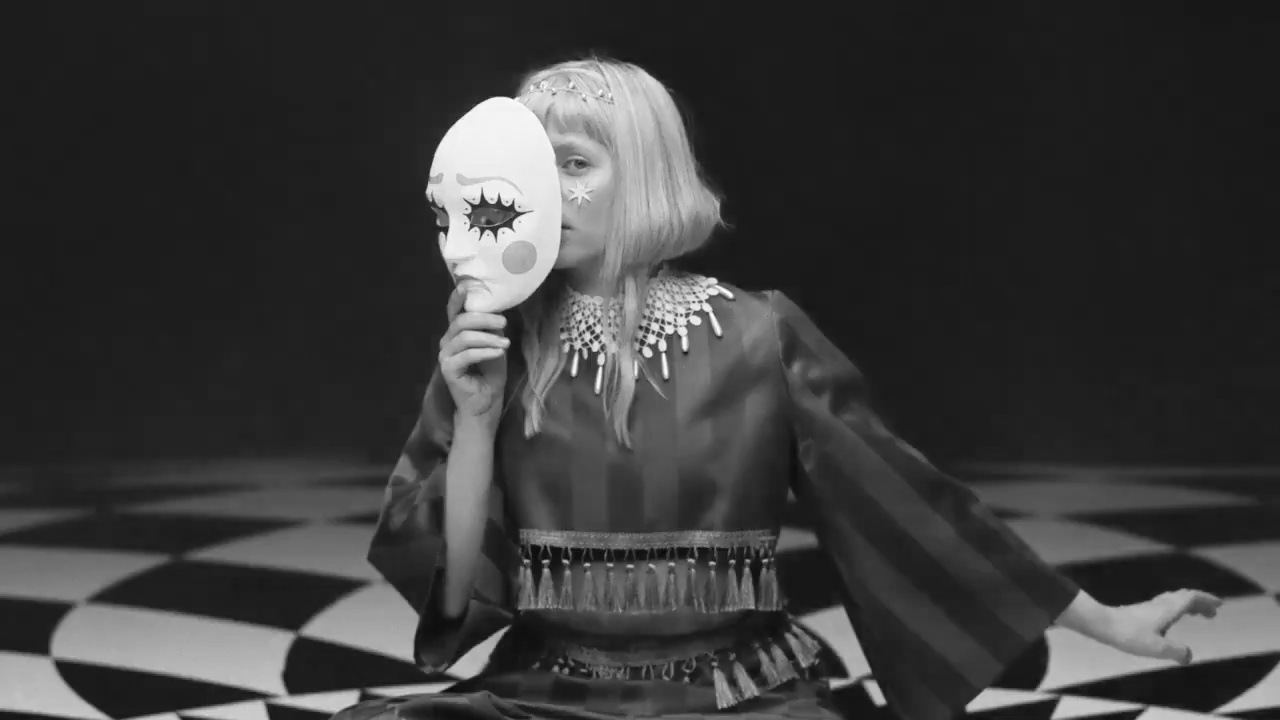
#> input picture 2025-04-21_taller_ojos_digitales/python/taller3/img/blackwhite.jpg, 1280 x 720 px
$ python -i main.py   (imports and definitions only)
#> lines starting #> are read from the running program, lines starting #| are printed output that depends on the picture
#> further down, picture is the input picture: shape (720, 1280, 3); min 4, max 255, mean 58.4
import cv2
import mediapipe as mp
import numpy as np
import time
import math
from collections import deque

# Inicializar MediaPipe
mp_face_mesh = mp.solutions.face_mesh
mp_hands = mp.solutions.hands
# [1 line that did not run here, left out]
# [1 line that did not run here, left out]

# Constantes y estados
CENTER_POINT_INDEX = 168
LEFT_EYE = 33
RIGHT_EYE = 263
rotation_angle = 0
angle_history = deque(maxlen=5)
last_tilt_time = 0
tilt_cooldown = 0.8
x_history = deque(maxlen=20)
y_history = deque(maxlen=20)
timestamps = deque(maxlen=20)

mode = "inicio"
captured_photo = None
photo_taken = False
ask_continue = False
last_nod_time = 0
last_thumbs_up_time = 0
thumbs_cooldown = 2
photo_with_rect = None
rect = None
filtro = "normal"

take_photo_cooldown = 3  # segundos de espera antes de capturar
photo_taken_time = 0

# ------------------------- Funciones de las secciones del programa -------------------------
# [52 lines left out: functions get_rectangle_from_two_hands, detect_nod, detect_head_tilt, apply_rotation, not called in this run]

# Función auxiliar para calcular distancia, si no la tienes ya
def calculate_distance(point1, point2):
    return math.sqrt((point1.x - point2.x)**2 + (point1.y - point2.y)**2 + (point1.z - point2.z)**2)

# [118 lines left out: functions detect_thumb_gesture, draw_rectangle_on_image_pixels, contar_dedos_landmarks, quantize, apply_gameboy_filter, not called in this run]

# Filtro edges
def apply_edges_filter(frame):
    gray = cv2.cvtColor(frame, cv2.COLOR_BGR2GRAY)
    edges = cv2.Canny(gray, 50, 150)
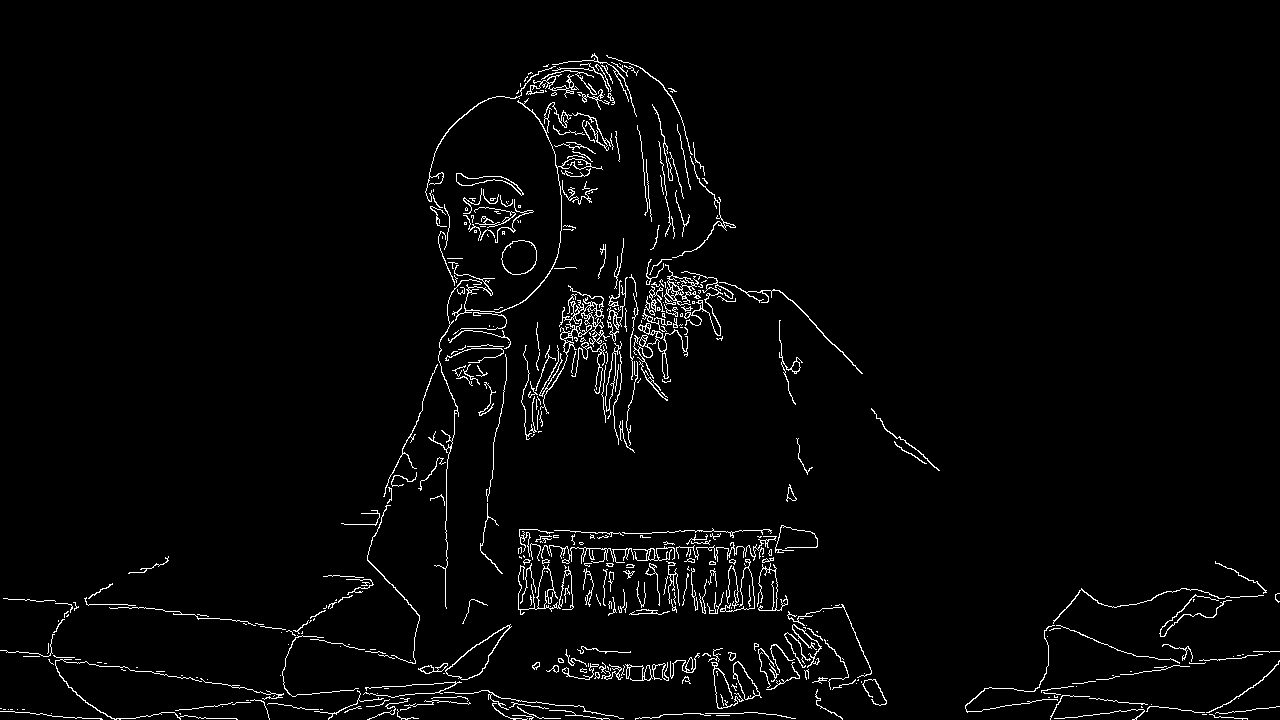
#> edges: shape (720, 1280); 2.7% white in thin lines or dots
    return cv2.cvtColor(edges, cv2.COLOR_GRAY2BGR)
#> returned value: shape (720, 1280, 3); 2.7% white in thin lines or dots

# Filtro ascii
# [19 lines left out: function apply_ascii_filter, not called in this run]


# --------------------- Programa principal ---------------------

# Cámara
# [271 lines not run here, left out]

>>> import cv2
>>> picture = cv2.imread('../2025-04-21_taller_ojos_digitales/python/taller3/img/blackwhite.jpg')
>>> result = apply_edges_filter(picture)
